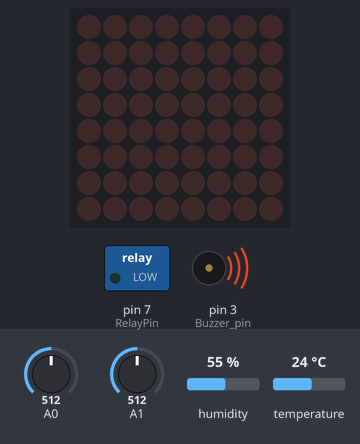
A sketch run on a simulated Arduino Mega 2560, built with avr-gcc and run on an emulated ATmega2560. On the bench: 8×8 LED matrix, switched loads named in the sketch (green lamp = pin HIGH), buzzer (waves = sounding). The inputs (shaded band) are chosen by the test bench; at power-on: temperature 24 °C, A0 = 512, A1 = 512, humidity 55 %.

Above: at 1.3 s.
1.4 s: temperature set to 22 °C
3.3 s: temperature set to 19 °C
At 4.8 s:
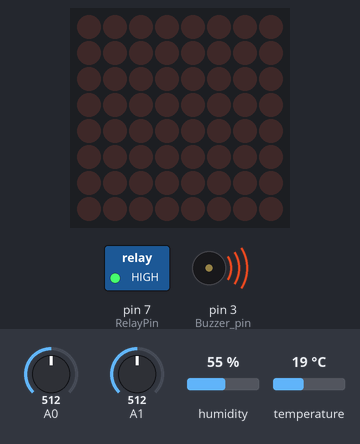
7.2 s: temperature set to 28 °C
At 9.0 s:
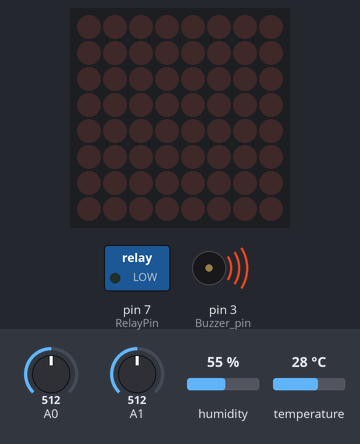
9.3 s: temperature set to 12 °C
At 10.5 s:
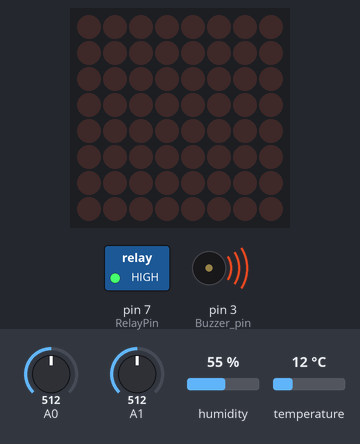
Timing chart, 0 to 12.3 s (numbered marks = the images above; inputs shaded):
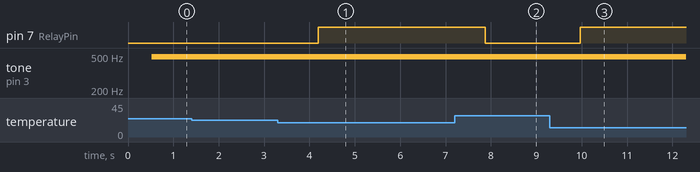

Measured:
- the behaviour switches between 21 and 20 °C on temperature (found by bisection; images 0 and 1)
- after the input at 1.4 s, every drawn part: stays the same
- after the input at 3.3 s, pin 7 (RelayPin): LOW → HIGH after 0.90 s
- after the input at 7.2 s, pin 7 (RelayPin): HIGH → LOW after 0.67 s
- after the input at 9.3 s, pin 7 (RelayPin): LOW → HIGH after 0.67 s

The sketch:

Node1_final.ino
```cpp
#include <DHT11.h>
#include "LedControl.h"
#define RelayPin  7  // Connect to IN1 on L9110
#define Buzzer_pin 3

LedControl lc=LedControl(10,8,9,1);

DHT11 dht11(2);
int result = 0;


void setup() {
  lc.shutdown(0, false); // Wake up the display
  lc.setIntensity(0, 8); // Set brightness level
  lc.clearDisplay(0); // Clear the display
    Serial.begin(9600);
    pinMode(RelayPin, OUTPUT);
    Serial1.begin(9600);

}

void loop() {
    int temperature = 0;
    int humidity = 0;
    int sensorValue=analogRead(A0);
    int LDR=analogRead(A1);
    result=dht11.readTemperatureHumidity(temperature, humidity);

    if (result == 0) {
        //Serial.print("Temperature: ");
        //Serial.print(temperature);
        //Serial.print(" °C\tHumidity: ");
        //Serial.print(humidity);
        //Serial.println(" %");

        if (temperature > 20) {
            digitalWrite(RelayPin, LOW);
            //Serial.println("Turning fan on");

        } else {
            digitalWrite(RelayPin, HIGH);
            //Serial.println("Turning fan off");

        }
    } else {
        Serial.println(DHT11::getErrorString(result));
    }
        if (Serial1.available()) {

        char command = Serial1.read();
        Serial.print(command);
        if (command == '1')
        {
            // Send sensor data to the server
            Serial1.print("Temperature: ");
            Serial1.print(temperature);
            Serial1.print(" °C, Humidity: ");
            Serial1.print(humidity);
            Serial1.print(" %,Gas intensity: ");
            Serial1.print(sensorValue);
            Serial1.print(" , Light internsity: ");
            Serial1.print(LDR);
        }
    }
    if (sensorValue>500){
      analogWrite(Buzzer_pin,50);
    }
    else{
      analogWrite(Buzzer_pin,0);
    }
    if (LDR < 5) {
    // Turn on all LEDs
    for (int row = 0; row < 8; row++) {
      lc.setRow(0, row, B11111111); // Turn on all LEDs in the row
    }
  } else {
    // Turn off all LEDs
    for (int row = 0; row < 8; row++) {
      lc.setRow(0, row, B00000000); // Turn off all LEDs in the row
    }
  }


}
```
